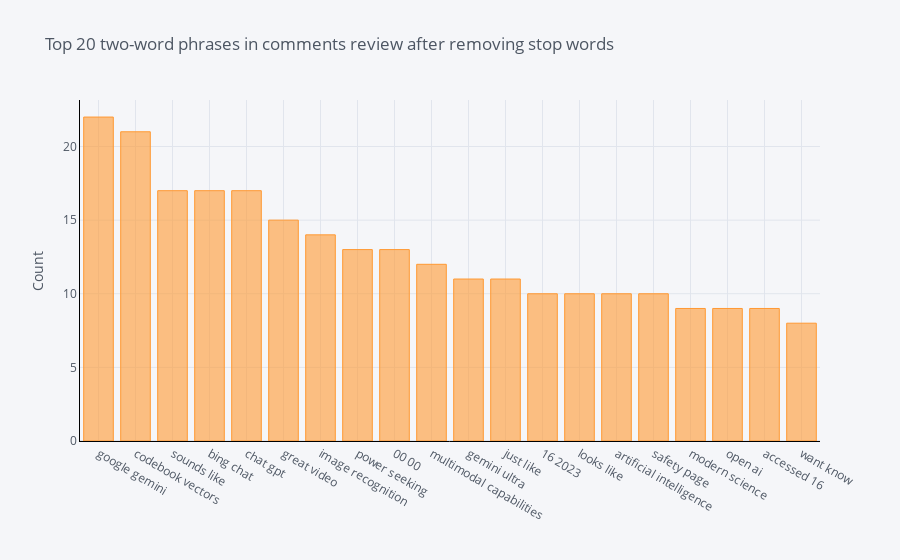
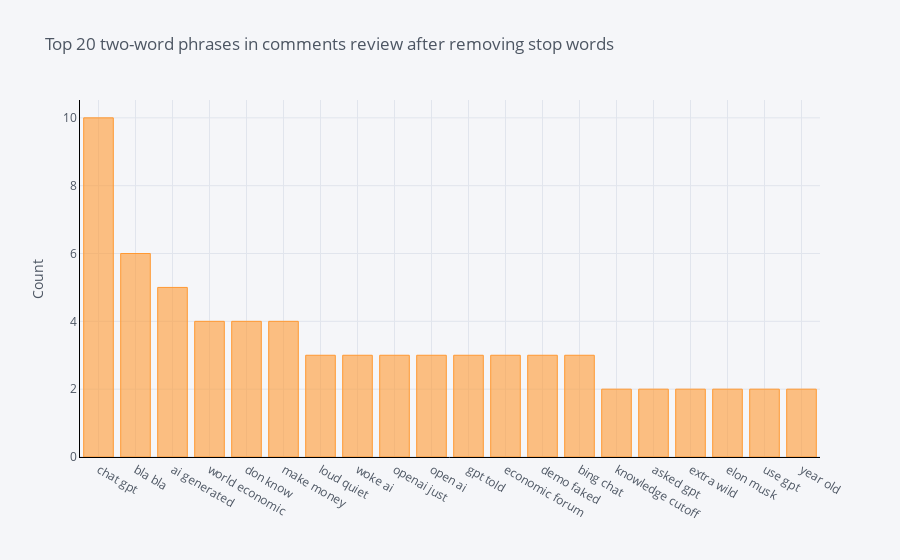

Source (notebook cell) for these figures, in order:
### Code cell
# Bigram

def get_top_n_bigram(corpus, n=None):
        vec = CountVectorizer(ngram_range = (2,2), stop_words = list(stop_words)).fit(corpus)
        bag_of_words = vec.transform(corpus)
        sum_words = bag_of_words.sum(axis=0) 
        words_freq = [(word, sum_words[0, idx]) for word, idx in vec.vocabulary_.items()]
        words_freq =sorted(words_freq, key = lambda x: x[1], reverse=True)
        return words_freq[:n]

print('Bigrams. From top to bottom: positive, neutral and negative sentiments')    
print (' ')
for i in sent_dfs:
    
    common_words = get_top_n_bigram(i['text'], 20)
    for word, freq in common_words:
        print(word, freq)
    df2 = pd.DataFrame(common_words, columns = ['CommentsText' , 'count'])
    df2.groupby('CommentsText').sum()['count'].sort_values(ascending=False).iplot(kind='bar', yTitle='Count', linecolor='black', title='Top 20 two-word phrases in comments review after removing stop words')

### Figure 1 — Plotly figure (JSON) as saved in the notebook; plotly's stock layout.template omitted (floating-point values rounded to 4 significant figures)
{"data": [{"marker": {"color": "rgba(255, 153, 51, 0.6)", "line": {"color": "rgba(255, 153, 51, 1.0)", "width": 1}}, "name": "count", "orientation": "v", "text": "", "type": "bar", "x": ["google gemini", "codebook vectors", "sounds like", "bing chat", "chat gpt", "great video", "image recognition", "power seeking", "00 00", "multimodal capabilities", "gemini ultra", "just like", "16 2023", "looks like", "artificial intelligence", "safety page", "modern science", "open ai", "accessed 16", "want know"], "y": [22, 21, 17, 17, 17, 15, 14, 13, 13, 12, 11, 11, 10, 10, 10, 10, 9, 9, 9, 8]}], "layout": {"legend": {"bgcolor": "#F5F6F9", "font": {"color": "#4D5663"}}, "paper_bgcolor": "#F5F6F9", "plot_bgcolor": "#F5F6F9", "title": {"font": {"color": "#4D5663"}, "text": "Top 20 two-word phrases in comments review after removing stop words"}, "xaxis": {"gridcolor": "#E1E5ED", "linecolor": "black", "showgrid": true, "tickfont": {"color": "#4D5663"}, "title": {"font": {"color": "#4D5663"}, "text": ""}, "zerolinecolor": "#E1E5ED"}, "yaxis": {"gridcolor": "#E1E5ED", "linecolor": "black", "showgrid": true, "tickfont": {"color": "#4D5663"}, "title": {"font": {"color": "#4D5663"}, "text": "Count"}, "zerolinecolor": "#E1E5ED"}}}

### Figure 2 — Plotly figure (JSON) as saved in the notebook; plotly's stock layout.template omitted (floating-point values rounded to 4 significant figures)
{"data": [{"marker": {"color": "rgba(255, 153, 51, 0.6)", "line": {"color": "rgba(255, 153, 51, 1.0)", "width": 1}}, "name": "count", "orientation": "v", "text": "", "type": "bar", "x": ["chat gpt", "bla bla", "ai generated", "world economic", "don know", "make money", "loud quiet", "woke ai", "openai just", "open ai", "gpt told", "economic forum", "demo faked", "bing chat", "knowledge cutoff", "asked gpt", "extra wild", "elon musk", "use gpt", "year old"], "y": [10, 6, 5, 4, 4, 4, 3, 3, 3, 3, 3, 3, 3, 3, 2, 2, 2, 2, 2, 2]}], "layout": {"legend": {"bgcolor": "#F5F6F9", "font": {"color": "#4D5663"}}, "paper_bgcolor": "#F5F6F9", "plot_bgcolor": "#F5F6F9", "title": {"font": {"color": "#4D5663"}, "text": "Top 20 two-word phrases in comments review after removing stop words"}, "xaxis": {"gridcolor": "#E1E5ED", "linecolor": "black", "showgrid": true, "tickfont": {"color": "#4D5663"}, "title": {"font": {"color": "#4D5663"}, "text": ""}, "zerolinecolor": "#E1E5ED"}, "yaxis": {"gridcolor": "#E1E5ED", "linecolor": "black", "showgrid": true, "tickfont": {"color": "#4D5663"}, "title": {"font": {"color": "#4D5663"}, "text": "Count"}, "zerolinecolor": "#E1E5ED"}}}
